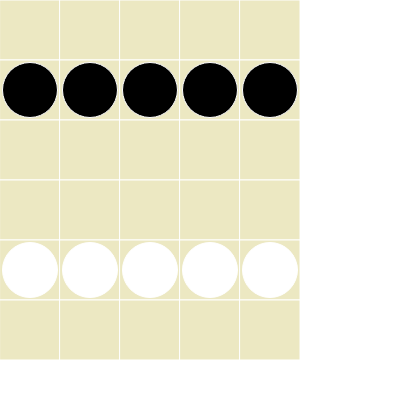
Frame 1 (no input)
Frame 60 (no input): identical to frame 1, image omitted
Frame 120 (the mouse pressed at the canvas centre since frame 60): identical to frame 1, image omitted

The p5.js sketch that drew this single still picture (run headless with seeded random() and noise() and a simulated clock; from frame 60 on, the mouse is pressed at the canvas centre):

// p5.js sketch
// ── sketch.js
const xTiles = 5;
const yTiles = 6;
const tileSize= 60;
let gm;
let stoneCounter = 0;

function setup() {
  createCanvas(400, 400);
  gm = new GameMaster(xTiles, yTiles);
  gm.newGame();
}

function mousePressed(e) {
  gm.click(mouseX, mouseY);
}

function draw() {
  background(255);
  fill(0);
  gm.update();
}


// ── ai.js
class Ai {

    constructor(gm) {
        this.gameMaster = gm;

        this.enemyTiles = [];
        this.alliedTiles = [];
    }

    turn() {
        console.log("my turn babe", this.gameMaster);
        this.getStonesAndMoves();
    }

    getStonesAndMoves() {
        this.gameMaster.plan.allTiles.forEach((tile) => {
            if (tile.stone !== null) {
                if (tile.stone.side) {
                    this.enemyTiles.push(this.getAiTile(tile));
                } else {
                    this.alliedTiles.push(this.getAiTile(tile));
                }
            }
        });
    }

    getAiTile(tile) {
        return {x: tile.x, y: tile.y, side: tile.stone.side, canMove: !tile.stone.isLast};
    }


}

// ── game-master.js
class GameMaster {

    // TODO při jumpu se nejspíš neodebírá kámen

    constructor(xT, yT) {
        this.xT = xT;
        this.yT = yT;
        this.plan = new Plan(xTiles, yTiles);

        this.selectedTiles = [];

        this.turn = false;
        this.stones = [];
        this.disableSelecting = false; // when multijumping dissalow selecting other stones.

        this.ai = new Ai(this);
    }

    newGame() {
        for (let x = 0; x < this.xT; x++) {
            for (let y = 0; y < this.yT; y++) {
                let newTile = new Tile(x, y);

                this.plan.addTile(x, y, newTile);

                if (y === 1 || y === 4) {
                    let stone = new Stone(y === 1);
                    newTile.setStone(stone);
                    this.stones.push(stone);
                }

            }
        }
    }

    // při označení kamene udělat pole možných pohybů a v clicku ho jen prohledávat?
    click(x, y) {

        let tile = this.plan.getTile(Math.floor(x / tileSize), Math.floor(y / tileSize));

        if(tile===null) return;

        let removeTile = this.getLastClickedTile();

        if (!tile.isPossiblePlace) {
            // when multijumping, allow only possible places to be moved on
            if(this.disableSelecting) return;

            this.unclickTiles();
            if (tile.stone === null) return;
            // disable clicking on stones, that belongs to different turn
            if (tile.stone.side == this.turn) {
                this.selectedTiles.push(tile);
                tile.clicked(this.plan);
            }
        } else {
            tile.setStone(removeTile.stone);

            if (tile.stoneToChange !== null) {
                // it was jumping
                tile.stoneToChange.setOppositeSide();
                tile.stoneToChange.isLast = false;

                let isMultiJumpPossible = ((this.plan.getPossibleJumps(tile.x, tile.y)).length > 0);

                if(isMultiJumpPossible) {
                    this.disableSelecting = true;
                    this.unclickTiles();
                    this.selectedTiles.push(tile);
                    removeTile.removeStone();
                    tile.dontMove = true;
                    tile.clicked(this.plan);
                    return;
                } else
                {
                    this.disableSelecting = false;
                }
            }

            // set stone which cannot be moved next turn
            this.forgetLastStones(tile.stone.side);
            tile.stone.setLastStone();

            removeTile.removeStone();
            this.unclickTiles();

            this.ai.turn();
            this.turn = !this.turn;
        }
    }

    forgetLastStones(side) {
        this.stones.forEach(stone => {
            if (stone.side === side) {
                stone.isLast = false;
            }
        });
    }

    unclickTiles() {
        this.plan.allTiles.forEach(function (i) {
            i.unclick();
        });
    }

    getLastClickedTile() {
        let len = this.selectedTiles.length;
        if (len >= 1) {
            return this.selectedTiles[len - 1]
        }
    }

    update() {
        let _that = this;
        this.plan.allTiles.forEach(function (i) {
            i.draw(_that.turn ? 0 : 255);
        });
    }

    isGameFinished() {

    }

}



// ── plan.js
class Plan {

    constructor(xMax, yMax) {
        this.gamePlan = Array(xMax).fill(null).map(x => new Array());
        this.allTiles = [];

        this.xMax = xMax;
        this.yMax = yMax;

        this.possibleJumps = [
            {x: 1, y: 0, landing: {x: 2, y: 0}},
            {x: -1, y: 0, landing: {x: -2, y: 0}},
            {x: 0, y: 1, landing: {x: 0, y: 2}},
            {x: 0, y: -1, landing: {x: 0, y: -2}},
        ];
    }

    addTile(x, y, tile) {
        if (this.isValidLocation(x, y)) {
            this.gamePlan[x][y] = tile;
            this.allTiles.push(tile);
        }
    }

    getTile(x, y) {
        if (this.isValidLocation(x, y)) {
            return this.gamePlan[x][y];
        }
        return null;
    }

    isValidLocation(x, y) {

        if (x >= 0 && y >= 0) {
            if (x < this.xMax && y < this.yMax) {
                return true;
            }
        }

        return false;

    }

    getPossibleJumps(x, y) {
        let _that = this;
        let ret = [];

        let currentTile = this.getTile(x,y);

        this.possibleJumps.forEach(coords => {
            // get tiles around current one

            // tile is tile with enemy stone facing this one
            let tile = _that.getTile(x + coords.x, y + coords.y);

            // is outside gameplan or without stone
            if (tile === null || tile.stone === null) return;

            // are they populated with enemy stones?
            if (tile.stone.side !== currentTile.stone.side) {
                // yes they are, is there stone at landing position?
                // get landing pos
                let landing = _that.getTile(x + coords.landing.x, y + coords.landing.y);

                if (landing !== null && landing.stone === null) {
                    ret.push({landingTile: landing, jumpedStone: tile.stone});
                }
            }
        });

        return ret;

    }

}

// ── stone.js
class Stone {

    constructor(side) {
        this.id = stoneCounter++;
        this.side = side;
        this.size = 55;
        this.isLast = false;
    }

    getDirection() {
        return this.side ? 1 : -1;
    }

    setOppositeSide() {
        this.side = !this.side;
    }

    setLastStone() {
        this.isLast = true;
    }

    getColor() {
        return this.side === true ? 0 : 255;
    }

    draw(x, y) {
        fill(this.getColor());
        circle(x, y, this.size);
        fill(240,5,5);
        //textSize(20);
        //text(this.id,x,y+20);

        if(this.isLast) {
            fill(10, 10, 200);
            circle(x, y, 20);
        }
    }

}
// ── tile.js
class Tile {

    constructor(x, y) {
        this.id = 0.5 * (x+y)*(x+y+1)+y; // pairing function
        this.tileSize = tileSize;
        this.x = x;
        this.y = y;
        this.stoneToChange = null;

        this.stone = null;
        this.defaultBg = `#ece8c2`;
        this.activeBg = `#aeaeae`;
        this.placeBg = `#f0f8ff`;

        this.isClicked = false;

        this.isPossiblePlace = false;

        this.xStart = x * this.tileSize;
        this.yStart = y * this.tileSize;

        this.dontMove = false; // when doing multijump, dont allow normal movement
    }


    removeStone() {
        this.setStone(null);
    }

    setStone(stone) {
        this.stone = stone;
    }

    isInteracting(x, y) {
        if (x >= this.xStart &&
            x <= (this.xStart + this.tileSize)) {

            if (y >= this.yStart &&
                y <= (this.yStart + this.tileSize)) {
                return true
            }
        }
        return false;
    }

    clicked(plan) {

        if (this.stone != null) {

            // you cant play with the last one
            if(this.stone.isLast) return;

            this.isClicked=true;

            // posible move positions
            if(!this.dontMove) {
                let x = this.x;
                let y = this.y;

                let possibleTile = plan.getTile(x, y + (1 * this.stone.getDirection())); // plan[x][y + (1 * this.stone.getDirection())];

                if (possibleTile !== null && possibleTile.stone === null) {
                    possibleTile.setPossiblePlace();
                }
            }

            let jumps = plan.getPossibleJumps(this.x, this.y);

            jumps.forEach(jump =>{
                jump.landingTile.setPossiblePlace();
                jump.landingTile.stoneToChange = jump.jumpedStone;
            });

        }
    }

    setPossiblePlace() {
        this.isPossiblePlace = true;
    }

    unclick() {
        this.isClicked=false;
        this.isPossiblePlace = false;
        this.stoneToChange = null;
        this.dontMove = false;
    }

    getBgColor() {
        let ret = this.defaultBg;
        if(this.isClicked) {
            ret = this.activeBg;
        }

        if(this.isPossiblePlace) {
            ret = this.placeBg;
        }

        return ret;
    }

    draw(strokeCol) {
        let size = this.tileSize;
        stroke(strokeCol);
        fill( this.getBgColor() );
        rect(this.x * size, this.y * size, size, size);

        if (this.stone !== null) {
            let stoneX = (this.x * size) + (size / 2);
            let stoneY = (this.y * size) + (size / 2);

            this.stone.draw(stoneX, stoneY);
        }

        fill(0, 255, 0);
        textSize(32);
        //this.id, this.x * size + (size / 3), this.y * size + (size / 2));

    }

}
